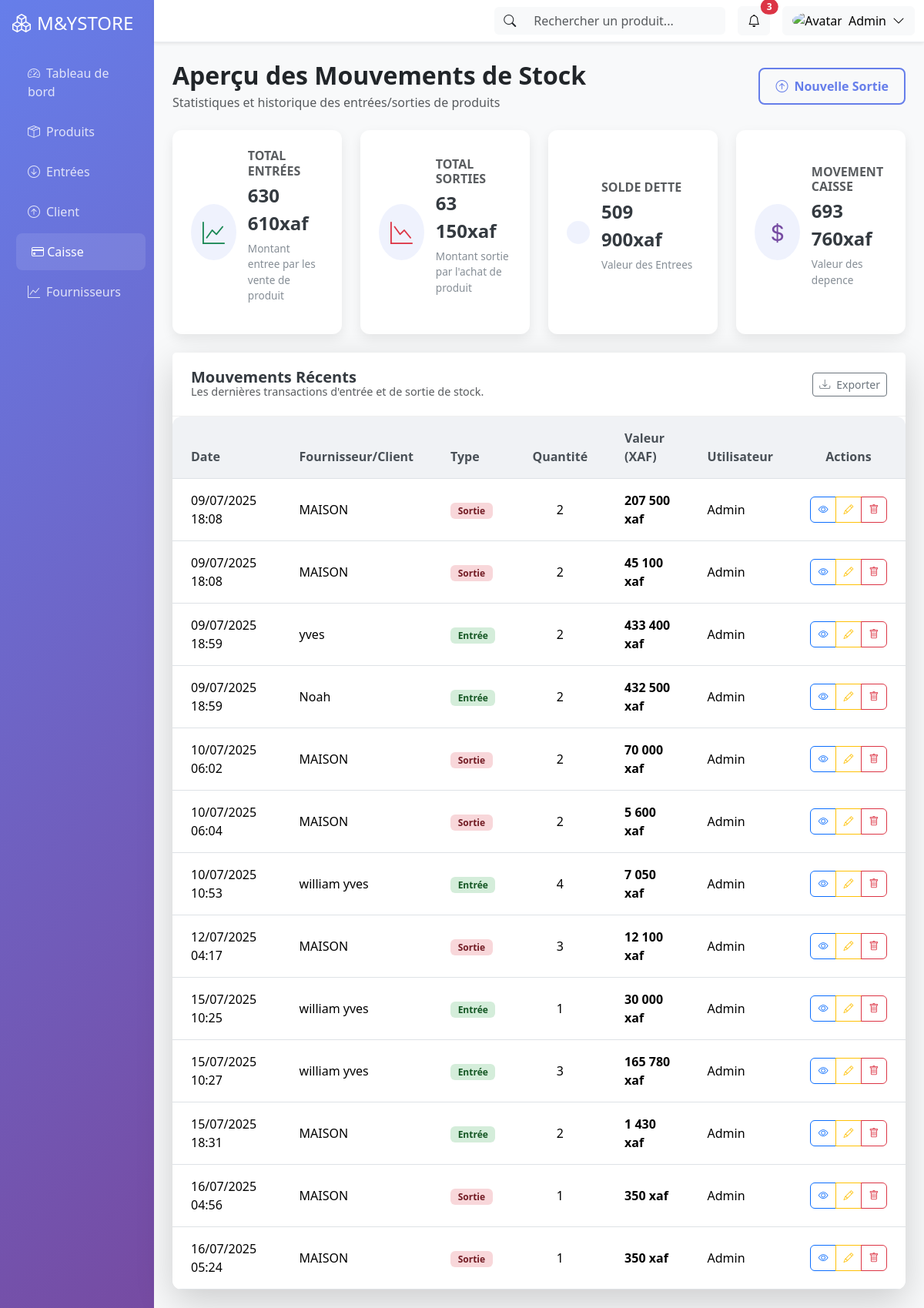
Page /controller/caisseController.php (signed in) on the committed database.
### tables this page shows
CREATE TABLE `transaction` (
  `id_transaction` varchar(10) NOT NULL,
  `id_fournisseur` varchar(10) NOT NULL DEFAULT 'FRN00000',
  `idClient` varchar(10) NOT NULL DEFAULT 'CLI00000',
  `id_type_transaction` varchar(10) NOT NULL,
  `status_transaction` int(10) NOT NULL,
  `date_reception` datetime NOT NULL
);

CREATE TABLE `client` (
  `idClient` varchar(10) NOT NULL,
  `nomComplet` varchar(100) NOT NULL,
  `adresse` varchar(100) NOT NULL,
  `solde_dette` int(100) NOT NULL DEFAULT 0,
  `telephone_client` varchar(20) NOT NULL,
  `credit_autorise` tinyint(1) NOT NULL DEFAULT 0,
  `Type_client` tinyint(1) NOT NULL DEFAULT 1,
  `date_create` datetime NOT NULL
);

### controller/caisseController.php (called while the page is built, shortened)
<?php
require("../models/H_functionsModels.php");
$Y_executeSommeCaisseEntree = F_executeRequeteSql("SELECT SUM(c.MontantT) AS Montant_Caisse_Entree FROM ciasse c WHERE c.type = '0' ");
foreach($Y_executeSommeCaisseEntree as $sommeCaisseEntree){
    if ($sommeCaisseEntree->Montant_Caisse_Entree == NULL){
        $sommeEntree = 0;
    }else
        $sommeEntree = $sommeCaisseEntree->Montant_Caisse_Entree;
}
$Y_executeSommeCaisseSortie = F_executeRequeteSql("SELECT SUM(c.MontantT) AS Montant_Caisse_Sortie FROM ciasse c WHERE c.type = '1' ");
foreach($Y_executeSommeCaisseSortie as $sommeCaisseSortie){
    if ($sommeCaisseSortie->Montant_Caisse_Sortie == NULL){
        $sommeSortie = 0;
    }else
        $sommeSortie = $sommeCaisseSortie->Montant_Caisse_Sortie;
}
$Y_executeSommeDette = F_executeRequeteSql("SELECT SUM(tp.quantite_recue * tp.prix_unitaire) AS total_valeur
FROM transaction_produit tp
JOIN `transaction` t ON tp.id_transaction = t.id_transaction
WHERE t.status_transaction = 1;
");
foreach($Y_executeSommeDette as $dette){
    if ($dette->total_valeur == NULL){
        $sommeDette = 0;
    }else
        $sommeDette = $dette->total_valeur;
}
$Y_executeSommeCaisseEntree1 = F_executeRequeteSql("SELECT SUM(c.MontantT) AS Montant_Caisse_Entree1 FROM ciasse c ");
foreach($Y_executeSommeCaisseEntree1 as $sommeCaisseEntree1){
    if ($sommeCaisseEntree1->Montant_Caisse_Entree1 == NULL){
        $sommeEntree1 = 0;
    }else
        $sommeEntree1 = $sommeCaisseEntree1->Montant_Caisse_Entree1;
}
$Y_executeTransaction3 = F_executeRequeteSql("SELECT t.id_transaction, DATE_FORMAT(t.date_reception, '%d/%m/%Y %H:%i') AS date_formatee, c.nomComplet, COUNT(DISTINCT tp.id_produit) AS nombre_articles_distincts, SUM(tp.quantite_recue * tp.prix_unitaire) AS montant_total, t.id_type_transaction  FROM client c JOIN `transaction` t ON t.idClient = c.idClient JOIN transaction_produit tp ON t.id_transaction = tp.id_transaction GROUP BY t.id_transaction, t.date_reception, c.nomComplet, t.status_transaction ORDER BY t.date_reception ");
require('../views/caisse/caisseView.php');
?>

### models/H_functionsModels.php (called while the page is built, shortened)
<?php
        if(!function_exists('F_executeRequeteSql'))
        {
            function F_executeRequeteSql (string $H_requete, array $H_tableauParams=NULL)
            {
                global $H_dbConnect;
                    if ($H_tableauParams == NULL)
                    {
                        $H_requete=$H_dbConnect->query($H_requete);
                        $resultat=$H_requete->fetchall();
                    }
                return $resultat;
            }
        }
?>

### views/caisse/caisseView.php (the view, shortened to what this page needs)
<?php
require('../views/template/header.php');
require('../views/template/sidebar.php');
?>
            <div class="col-md-9 col-lg-10 p-0">
                <nav class="navbar navbar-expand-lg navbar-light bg-white shadow-sm">
                    <div class="container-fluid">
                        <div class="d-flex align-items-center ms-auto">
                            <div class="input-group me-3" style="width: 300px;">
                                <span class="input-group-text bg-light border-0">
                                    <i class="bi bi-search"></i>
                                </span>
                                <input type="text" class="form-control border-0 bg-light" placeholder="Rechercher un produit...">
                            </div>
                            <div class="dropdown me-3">
                                <button class="btn btn-light position-relative" type="button" data-bs-toggle="dropdown" aria-expanded="false">
                                    <i class="bi bi-bell"></i>
                                    <span class="position-absolute top-0 start-100 translate-middle badge rounded-pill bg-danger">
                                        3
                                    </span>
                                </button>
                            </div>
                            <div class="dropdown">
                                <button class="btn btn-light d-flex align-items-center" type="button" data-bs-toggle="dropdown" aria-expanded="false">
                                    <img src="/placeholder.svg?height=32&width=32" class="rounded-circle me-2" alt="Avatar">
                                    <span>Admin</span>
                                    <i class="bi bi-chevron-down ms-2"></i>
                                </button>
                            </div>
                        </div>
                    </div>
                </nav>
                <div class="container-fluid p-4">
                    <div class="d-flex justify-content-between align-items-center mb-4">
                        <div>
                            <h2 class="mb-1 fw-bold text-dark">Aperçu des Mouvements de Stock</h2>
                            <p class="text-muted mb-0">Statistiques et historique des entrées/sorties de produits</p>
                        </div>
                        <div class="d-flex gap-2">
                            <button class="btn btn-outline-primary-gradient d-flex align-items-center">
                                <i class="bi bi-arrow-up-circle me-2"></i>Nouvelle Sortie
                            </button>
                        </div>
                    </div>
                    <div class="row row-cols-1 row-cols-sm-2 row-cols-lg-4 g-4 mb-4">
                        <div class="col">
                            <div class="card h-100 statistic-card">
                                <div class="card-body">
                                    <div class="icon-wrapper">
                                        <i class="bi bi-graph-up text-success"></i>
                                    </div>
                                    <div>
                                        <h6 class="card-title text-uppercase text-muted mb-1">Total Entrées</h6>
                                        <div class="d-flex align-items-baseline">
                                            <span class="value"><?= number_format($sommeSortie, 0, '', ' ') ?>xaf</span>
                                        </div>
                                        <p class="description">Montant entree par les vente de produit</p>
                                    </div>
                                </div>
                            </div>
                        </div>
                        <div class="col">
                            <div class="card h-100 statistic-card">
                                <div class="card-body">
                                    <div class="icon-wrapper">
                                        <i class="bi bi-graph-down text-danger"></i>
                                    </div>
                                    <div>
                                        <h6 class="card-title text-uppercase text-muted mb-1">Total Sorties</h6>
                                        <div class="d-flex align-items-baseline">
                                            <span class="value"><?= number_format($sommeEntree, 0, '', ' ') ?>xaf</span>
                                        </div>
                                        <p class="description">Montant sortie par l'achat de produit</p>
                                    </div>
                                </div>
                            </div>
                        </div>
                        <div class="col">
                            <div class="card h-100 statistic-card">
                                <div class="card-body">
                                    <div class="icon-wrapper">
                                    </div>
                                    <div>
                                        <h6 class="card-title text-uppercase text-muted mb-1">Solde Dette</h6>
                                        <div class="d-flex align-items-baseline">
                                            <span class="value"><?= number_format($sommeDette, 0, '', ' ') ?>xaf</span>
                                        </div>
                                        <p class="description">Valeur des Entrees</p>
                                    </div>
                                </div>
                            </div>
                        </div>
                        <div class="col">
                            <div class="card h-100 statistic-card">
                                <div class="card-body">
                                    <div class="icon-wrapper">
                                        <i class="bi bi-currency-dollar text-purple"></i>
                                    </div>
                                    <div>
                                        <h6 class="card-title text-uppercase text-muted mb-1">Movement Caisse</h6>
                                        <div class="d-flex align-items-baseline">
                                            <span class="value"><?= number_format($sommeEntree1, 0, '', ' ') ?>xaf</span>
                                        </div>
                                        <p class="description">Valeur des depence</p>
                                    </div>
                                </div>
                            </div>
                        </div>
                    </div>
                    <div class="card shadow-lg">
                        <div class="card-header d-flex justify-content-between align-items-center">
                            <div>
                                <h5 class="card-title mb-0">Mouvements Récents</h5>
                                <p class="card-subtitle text-muted">Les dernières transactions d'entrée et de sortie de stock.</p>
                            </div>
                            <button class="btn btn-outline-secondary btn-sm d-flex align-items-center">
                                <i class="bi bi-download me-2"></i>Exporter
                            </button>
                        </div>
                        <div class="card-body p-0">
                            <div class="table-responsive">
                                <table class="table table-hover mb-0">
                                    <thead class="table-light">
                                        <tr>
                                            <th>Date</th>
                                            <th>Fournisseur/Client</th>
                                            <th>Type</th>
                                            <th class="text-center">Quantité</th>
                                            <th>Valeur (XAF)</th>
                                            <th>Utilisateur</th>
                                            <th class="text-center">Actions</th>
                                        </tr>
                                    </thead>
                                    <tbody>
                                        <?php
                                        foreach($Y_executeTransaction3 as $transaction){
                                            $type = $transaction->id_type_transaction;
                                            switch ($type) {
                                                case "TPT00002":
                                                    $logo ='<span class="badge badge-entry">Entrée</span>';
                                                break;
                                                case "TPT00001":
                                                    $logo ='<span class="badge badge-exit">Sortie</span>';
                                                break;
                                            }
                                        ?>
                                        <tr>
                                            <td><?= $transaction->date_formatee ?></td>
                                            <td class="fw-medium"><?= $transaction->nomComplet ?></td>
                                            <td><?= $logo ?></td>
                                            <td class="text-center"><?= $transaction->nombre_articles_distincts ?></td>
                                            <td class="text-value"><?= number_format($transaction->montant_total, 0, '', ' ') ?> xaf</td>
                                            <td>Admin</td>
                                            <td class="text-center table-actions">
                                                <div class="btn-group">
                                                    <button class="btn btn-outline-primary"><i class="bi bi-eye"></i></button>
                                                    <button class="btn btn-outline-warning"><i class="bi bi-pencil"></i></button>
                                                    <button class="btn btn-outline-danger"><i class="bi bi-trash"></i></button>
                                                </div>
                                            </td>
                                        </tr>
                                        <?php } ?>
                                    </tbody>
                                </table>
                            </div>
                        </div>
                    </div>
                </div>
            </div>
        </div>
    </div>
</body>
</html>

### views/produit/produitView.css (style rules this page uses)
.card { border: none; box-shadow: 0 4px 6px rgba(0, 0, 0, 0.1); transition: transform 0.2s ease; }

### views/entree/entreeView.css (style rules this page uses)
.card { border: none; box-shadow: 0 4px 6px rgba(0, 0, 0, 0.1); transition: transform 0.2s ease; }

### views/sortie/sortieView.css (style rules this page uses)
.card { border: none; box-shadow: 0 4px 6px rgba(0, 0, 0, 0.1); transition: transform 0.2s ease; }

### views/caisse/caisseView.css (style rules this page uses)
body { font-family: 'Segoe UI', Roboto, 'Helvetica Neue', Arial, sans-serif; background-color: #f8f9fa; }
.navbar { border-bottom: 1px solid #e9ecef; box-shadow: 0 2px 4px rgba(0, 0, 0, 0.05); }
.card { border: none; border-radius: 12px; box-shadow: 0 6px 15px rgba(0, 0, 0, 0.08); transition: transform 0.2s ease, box-shadow 0.2s ease; }
.card-header { background-color: white; border-bottom: 1px solid #f0f0f0; padding: 1.25rem 1.5rem; border-top-left-radius: 12px; border-top-right-radius: 12px; }
.card-title { font-weight: 600; color: #343a40; }
.card-subtitle { font-size: 0.9rem; color: #6c757d; }
.btn-outline-primary-gradient { border: 2px solid #667eea; color: #667eea; background-color: transparent; font-weight: 600; padding: 10px 20px; border-radius: 8px; transition: all 0.3s ease; }
.statistic-card .card-body { display: flex; align-items: center; padding: 1.5rem; }
.statistic-card .icon-wrapper { background-color: rgba(102, 126, 234, 0.1); border-radius: 50%; padding: 15px; margin-right: 15px; display: flex; align-items: center; justify-content: center; }
.statistic-card .icon-wrapper i { font-size: 1.8rem; }
.statistic-card .value { font-size: 1.5rem; font-weight: 700; color: #343a40; }
.statistic-card .description { font-size: 0.85rem; color: #868e96; margin-top: 5px; }
.table-responsive { border-radius: 12px; overflow: hidden; }
.table { margin-bottom: 0; }
.table thead th { background-color: #f0f2f5; color: #495057; font-weight: 600; border-bottom: 1px solid #dee2e6; padding: 1rem 1.5rem; }
.table tbody tr { transition: background-color 0.2s ease; }
.table tbody td { padding: 1rem 1.5rem; vertical-align: middle; border-top: 1px solid #e9ecef; }
.badge-entry { background-color: #d4edda; color: #155724; font-weight: 600; padding: 0.4em 0.8em; border-radius: 0.375rem; }
.badge-exit { background-color: #f8d7da; color: #721c24; font-weight: 600; padding: 0.4em 0.8em; border-radius: 0.375rem; }
.text-value { font-weight: 600; color: #495057; }
.table-actions .btn { padding: 0.4rem 0.6rem; font-size: 0.8rem; border-radius: 0.375rem; }
.text-purple { color: #764ba2; }

### rows in the picture
transaction: date_formatee "09/07/2025 18:08", idClient.nomComplet "MAISON", shows "Sortie", nombre_articles_distincts "2", montant_total "207 500"
transaction: date_formatee "09/07/2025 18:08", idClient.nomComplet "MAISON", shows "Sortie", nombre_articles_distincts "2", montant_total "45 100"
transaction: date_formatee "09/07/2025 18:59", idClient.nomComplet "yves", shows "Entrée", nombre_articles_distincts "2", montant_total "433 400"
transaction: date_formatee "09/07/2025 18:59", idClient.nomComplet "Noah", shows "Entrée", nombre_articles_distincts "2", montant_total "432 500"
transaction: date_formatee "10/07/2025 06:02", idClient.nomComplet "MAISON", shows "Sortie", nombre_articles_distincts "2", montant_total "70 000"
transaction: date_formatee "10/07/2025 06:04", idClient.nomComplet "MAISON", shows "Sortie", nombre_articles_distincts "2", montant_total "5 600"
transaction: date_formatee "10/07/2025 10:53", idClient.nomComplet "william yves", shows "Entrée", nombre_articles_distincts "4", montant_total "7 050"
transaction: date_formatee "12/07/2025 04:17", idClient.nomComplet "MAISON", shows "Sortie", nombre_articles_distincts "3", montant_total "12 100"
transaction: date_formatee "15/07/2025 10:25", idClient.nomComplet "william yves", shows "Entrée", nombre_articles_distincts "1", montant_total "30 000"
transaction: date_formatee "15/07/2025 10:27", idClient.nomComplet "william yves", shows "Entrée", nombre_articles_distincts "3", montant_total "165 780"
transaction: date_formatee "15/07/2025 18:31", idClient.nomComplet "MAISON", shows "Entrée", nombre_articles_distincts "2", montant_total "1 430"
transaction: date_formatee "16/07/2025 04:56", idClient.nomComplet "MAISON", shows "Sortie", nombre_articles_distincts "1", montant_total "350"
transaction: date_formatee "16/07/2025 05:24", idClient.nomComplet "MAISON", shows "Sortie", nombre_articles_distincts "1", montant_total "350"

### other values in the picture
$sommeSortie "630 610"
$sommeEntree "63 150"
$sommeDette "509 900"
$sommeEntree1 "693 760"
